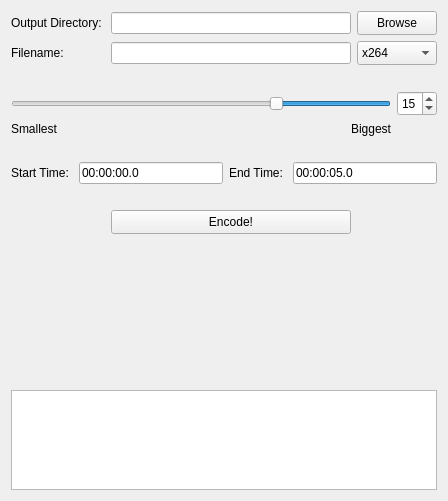
      <widget class="QWidget" name="page_6">
       <property name="geometry">
        <rect>
         <x>0</x>
         <y>0</y>
         <width>448</width>
         <height>501</height>
        </rect>
       </property>
       <attribute name="label">
        <string>Encode</string>
       </attribute>
       <layout class="QGridLayout" name="gridLayout_5">
        <item row="3" column="0" colspan="3">
         <layout class="QGridLayout" name="gridLayout_3">
          <item row="2" column="0">
           <widget class="QLabel" name="label_quality_smallest">
            <property name="text">
             <string>Smallest</string>
            </property>
            <property name="alignment">
             <set>Qt::AlignLeading|Qt::AlignLeft|Qt::AlignTop</set>
            </property>
           </widget>
          </item>
          <item row="2" column="1">
           <widget class="QLabel" name="label_7">
            <property name="text">
             <string>Biggest</string>
            </property>
            <property name="alignment">
             <set>Qt::AlignRight|Qt::AlignTop|Qt::AlignTrailing</set>
            </property>
           </widget>
          </item>
          <item row="1" column="2">
           <widget class="QSpinBox" name="encode_spinbox">
            <property name="enabled">
             <bool>true</bool>
            </property>
            <property name="minimumSize">
             <size>
              <width>0</width>
              <height>25</height>
             </size>
            </property>
            <property name="maximumSize">
             <size>
              <width>40</width>
              <height>16777215</height>
             </size>
            </property>
            <property name="minimum">
             <number>1</number>
            </property>
            <property name="maximum">
             <number>64</number>
            </property>
            <property name="value">
             <number>15</number>
            </property>
           </widget>
          </item>
          <item row="1" column="0" colspan="2">
           <widget class="QSlider" name="encode_slider">
            <property name="enabled">
             <bool>true</bool>
            </property>
            <property name="layoutDirection">
             <enum>Qt::RightToLeft</enum>
            </property>
            <property name="minimum">
             <number>0</number>
            </property>
            <property name="maximum">
             <number>51</number>
            </property>
            <property name="value">
             <number>15</number>
            </property>
            <property name="orientation">
             <enum>Qt::Horizontal</enum>
            </property>
           </widget>
          </item>
         </layout>
        </item>
        <item row="2" column="1">
         <spacer name="verticalSpacer_11">
          <property name="orientation">
           <enum>Qt::Vertical</enum>
          </property>
          <property name="sizeType">
           <enum>QSizePolicy::Fixed</enum>
          </property>
          <property name="sizeHint" stdset="0">
           <size>
            <width>20</width>
            <height>20</height>
           </size>
          </property>
         </spacer>
        </item>
        <item row="9" column="0" colspan="3">
         <widget class="QTextEdit" name="encode_status">
          <property name="enabled">
           <bool>true</bool>
          </property>
          <property name="maximumSize">
           <size>
            <width>16777215</width>
            <height>100</height>
           </size>
          </property>
          <property name="lineWrapMode">
           <enum>QTextEdit::NoWrap</enum>
          </property>
          <property name="readOnly">
           <bool>true</bool>
          </property>
         </widget>
        </item>
        <item row="7" column="1">
         <widget class="QPushButton" name="encode_go">
          <property name="minimumSize">
           <size>
            <width>0</width>
            <height>24</height>
           </size>
          </property>
          <property name="text">
           <string>Encode!</string>
          </property>
         </widget>
        </item>
        <item row="8" column="1">
         <spacer name="verticalSpacer_10">
          <property name="orientation">
           <enum>Qt::Vertical</enum>
          </property>
          <property name="sizeHint" stdset="0">
           <size>
            <width>20</width>
            <height>40</height>
           </size>
          </property>
         </spacer>
        </item>
        <item row="1" column="2">
         <widget class="QComboBox" name="encode_combo">
          <property name="minimumSize">
           <size>
            <width>60</width>
            <height>24</height>
           </size>
          </property>
          <item>
           <property name="text">
            <string>x264</string>
           </property>
          </item>
          <item>
           <property name="text">
            <string>x265</string>
           </property>
          </item>
          <item>
           <property name="text">
            <string>gif</string>
           </property>
          </item>
         </widget>
        </item>
        <item row="1" column="0">
         <widget class="QLabel" name="encode_label_2">
          <property name="text">
           <string>Filename: </string>
          </property>
         </widget>
        </item>
        <item row="5" column="0" colspan="3">
         <layout class="QHBoxLayout" name="horizontalLayout_3">
          <item>
           <widget class="QLabel" name="label">
            <property name="text">
             <string>Start Time: </string>
            </property>
           </widget>
          </item>
          <item>
           <widget class="QLineEdit" name="encode_starttime">
            <property name="enabled">
             <bool>true</bool>
            </property>
            <property name="text">
             <string>00:00:00.0</string>
            </property>
           </widget>
          </item>
          <item>
           <widget class="QLabel" name="label_2">
            <property name="text">
             <string>End Time: </string>
            </property>
           </widget>
          </item>
          <item>
           <widget class="QLineEdit" name="encode_endtime">
            <property name="enabled">
             <bool>true</bool>
            </property>
            <property name="text">
             <string>00:00:05.0</string>
            </property>
           </widget>
          </item>
         </layout>
        </item>
        <item row="1" column="1">
         <widget class="QLineEdit" name="encode_lineedit_filename">
          <property name="readOnly">
           <bool>false</bool>
          </property>
          <property name="clearButtonEnabled">
           <bool>false</bool>
          </property>
         </widget>
        </item>
        <item row="0" column="2">
         <widget class="QPushButton" name="encode_browse">
          <property name="minimumSize">
           <size>
            <width>60</width>
            <height>24</height>
           </size>
          </property>
          <property name="text">
           <string>Browse</string>
          </property>
         </widget>
        </item>
        <item row="0" column="0">
         <widget class="QLabel" name="encode_label">
          <property name="text">
           <string>Output Directory: </string>
          </property>
         </widget>
        </item>
        <item row="0" column="1">
         <widget class="QLineEdit" name="encode_lineedit_directory">
          <property name="readOnly">
           <bool>true</bool>
          </property>
          <property name="clearButtonEnabled">
           <bool>false</bool>
          </property>
         </widget>
        </item>
        <item row="4" column="1">
         <spacer name="verticalSpacer_12">
          <property name="orientation">
           <enum>Qt::Vertical</enum>
          </property>
          <property name="sizeType">
           <enum>QSizePolicy::Fixed</enum>
          </property>
          <property name="sizeHint" stdset="0">
           <size>
            <width>20</width>
            <height>20</height>
           </size>
          </property>
         </spacer>
        </item>
        <item row="6" column="1">
         <spacer name="verticalSpacer_7">
          <property name="orientation">
           <enum>Qt::Vertical</enum>
          </property>
          <property name="sizeType">
           <enum>QSizePolicy::Fixed</enum>
          </property>
          <property name="sizeHint" stdset="0">
           <size>
            <width>20</width>
            <height>20</height>
           </size>
          </property>
         </spacer>
        </item>
       </layout>
      </widget>
